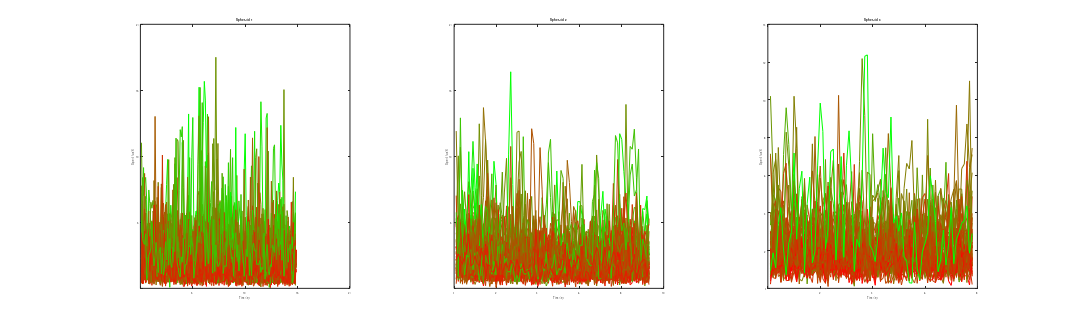

The MATLAB source for this figure: (Note: this script raises an error after producing the figure.)
clear all
close all

%Load first dataset
load('Alltrajdata1.mat')
Ncells=i;
%Get speeds of all cells at all times
cellspeeds1=zeros(length(Ncells),length(T));
for cell=1:Ncells
    for t=1:length(T)
        temp_speed(t) = sqrt(Alltraj(cell,t,1)^2 + Alltraj(cell,t,2)^2 + Alltraj(cell,t,3)^2);
        cellspeeds1(cell,t)= temp_speed(t);
    end 
end

for cell=1:Ncells
    track=Alltraj(cell,:,2);
    trackadj=track(~isnan(track)); %remove NaNs
    time1(cell)=length(trackadj); %Get lengths of each track
end

A=max(time1); %149
B=find(time1==A);
C=find(time1==148);
D=[B,C];
E=sort(D);

fulltracks1=cellspeeds1(E,:); %tracks of length 148 and 149, cell by time

f1 = figure('PaperSize',[20.98 29.68],'PaperPosition',[1 5 60 18]);
h(1)=subplot(1,3,1);
Me_fulltracks=mean(fulltracks1,2,'omitnan');
maxsp=max(Me_fulltracks);
medsp=median(Me_fulltracks);
minsp=min(Me_fulltracks);
T=[1 0 0
    0 1 0];
x=[minsp
    maxsp];
Nlongtracks=size(fulltracks1,1);
map = interp1(x,T,Me_fulltracks);

for cell=1:size(fulltracks1,1)
meansp=mean(fulltracks1(cell,:),'omitnan');
index=find(Me_fulltracks==meansp);
plot(fulltracks1(cell,:),'color',map(index,:))
hold on
xlabel('Timestep')
ylabel('Speed (um/h)')
title('Spheroid 1')
end

%Load second dataset
load('Alltrajdata2.mat')
Ncells=i;
%Get speeds of all cells at all times
cellspeeds2=zeros(length(Ncells),length(T));
for cell=1:Ncells
    for t=1:length(T)
        temp_speed(t) = sqrt(Alltraj(cell,t,1)^2 + Alltraj(cell,t,2)^2 + Alltraj(cell,t,3)^2);
        cellspeeds2(cell,t)= temp_speed(t);
    end 
end

for cell=1:Ncells
    track=Alltraj(cell,:,2);
    trackadj=track(~isnan(track)); %remove NaNs
    time2(cell)=length(trackadj); %Get lengths of each track
end

A=max(time2); %93
B=find(time2==A);

fulltracks2=cellspeeds2(B,:); %tracks of length 148 and 149, cell by time

h(2)=subplot(1,3,2);
Me_fulltracks=mean(fulltracks2,2,'omitnan');
maxsp=max(Me_fulltracks);
medsp=median(Me_fulltracks);
minsp=min(Me_fulltracks);
T=[1 0 0
    0 1 0];
x=[minsp
    maxsp];
Nlongtracks=size(fulltracks2,1);
map = interp1(x,T,Me_fulltracks);

for cell=1:size(fulltracks2,1)
meansp=mean(fulltracks2(cell,:),'omitnan');
index=find(Me_fulltracks==meansp);
plot(fulltracks2(cell,:),'color',map(index,:))
hold on
xlabel('Timestep')
ylabel('Speed (um/h)')
title('Spheroid 2')
end


%Load third dataset
load('Alltrajdata3.mat')
Ncells=i;
%Get speeds of all cells at all times
cellspeeds3=zeros(length(Ncells),length(T));
for cell=1:Ncells
    for t=1:length(T)
        temp_speed(t) = sqrt(Alltraj(cell,t,1)^2 + Alltraj(cell,t,2)^2 + Alltraj(cell,t,3)^2);
        cellspeeds3(cell,t)= temp_speed(t);
    end 
end

for cell=1:Ncells
    track=Alltraj(cell,:,2);
    trackadj=track(~isnan(track)); %remove NaNs
    time3(cell)=length(trackadj); %Get lengths of each track
end

A=max(time3); %78
B=find(time3==A);
fulltracks3=cellspeeds3(B,:); %tracks of length 148 and 149, cell by time

h(3)=subplot(1,3,3);
Me_fulltracks=mean(fulltracks3,2,'omitnan');
maxsp=max(Me_fulltracks);
medsp=median(Me_fulltracks);
minsp=min(Me_fulltracks);
T=[1 0 0
    0 1 0];
x=[minsp
    maxsp];
Nlongtracks=size(fulltracks3,1);
map = interp1(x,T,Me_fulltracks);

for cell=1:size(fulltracks3,1)
meansp=mean(fulltracks3(cell,:),'omitnan');
index=find(Me_fulltracks==meansp);
plot(fulltracks3(cell,:),'color',map(index,:))
hold on
xlabel('Timestep')
ylabel('Speed (um/h)')
title('Spheroid 3')
end

%Add sublabels
htext=altsublabels(h,0,-20);

%Save figure
%print('speeds', '-djpeg', '-r500')

